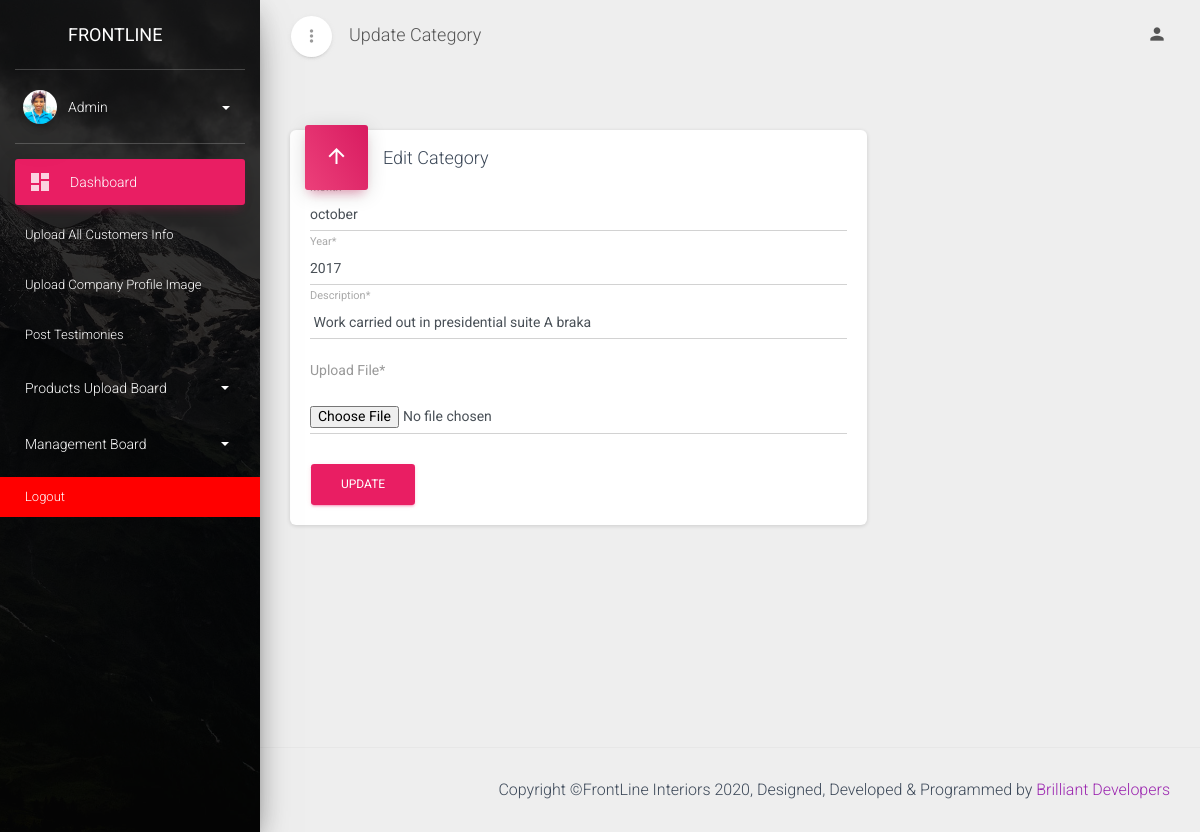
The app's page /admin/editArchive.php?id=6 (signed in) with its own data.
### tables this page shows
CREATE TABLE `productarchive` (
  `id` int(11) NOT NULL,
  `year` text NOT NULL,
  `description` text NOT NULL,
  `month` text NOT NULL,
  `day` text NOT NULL,
  `summary` text NOT NULL,
  `file` text NOT NULL,
  `time` datetime NOT NULL
);

### admin/editArchive.php (the view, shortened to what this page needs)
 <?php include("include/header.php");?>
<?php
     $id  = $_GET['id'];
         $query = "SELECT month, year, description, file FROM productarchive WHERE `id`='$id'";
          if ($query_run = mysqli_query($connection,$query)) {
          while($query_row = mysqli_fetch_assoc($query_run)){
              $month = $query_row['month'];
              $year = $query_row['year'];
              $desc = $query_row['description'];
      }
    }
  ?>
    <div class="main-panel">
      <nav class="navbar navbar-expand-lg navbar-transparent navbar-absolute fixed-top ">
        <div class="container-fluid">
          <div class="navbar-wrapper">
            <div class="navbar-minimize">
              <button id="minimizeSidebar" class="btn btn-just-icon btn-white btn-fab btn-round">
                <i class="material-icons text_align-center visible-on-sidebar-regular">more_vert</i>
              </button>
            </div>
            <a class="navbar-brand" href="#">Update Category</a>
          </div>
          <div class="collapse navbar-collapse justify-content-end">
            <ul class="navbar-nav">
              <li class="nav-item dropdown">
                <a class="nav-link" href="#pablo" id="navbarDropdownProfile" data-toggle="dropdown" aria-haspopup="true" aria-expanded="false">
                  <i class="material-icons">person</i>
                </a>
              </li>
            </ul>
          </div>
        </div>
      </nav>
      <div class="content">
        <div class="container-fluid">
          <div class="row">
            <div class="col-md-8">
              <div class="card">
                    <form id="" action="" method="POST" enctype="multipart/form-data">
                        <div class="card-header card-header-rose card-header-icon">
                          <div class="card-icon">
                            <i class="material-icons">arrow_upward</i>
                          </div>
                          <h4 class="card-title">Edit Category</h4>
                        </div>
                        <div class="card-body ">
                         <div class="form-group">
                            <label for="" class="bmd-label-floating">Month*</label>
                            <input type="text" name="month" class="form-control" id="" required="true"  value="<?php echo $month;?>">
                          </div>
                           <div class="form-group">
                            <label for="" class="bmd-label-floating">Year*</label>
                            <input type="text" name="year" class="form-control" id="" required="true"  value="<?php echo $year;?>">
                          </div>
                           <div class="form-group">
                            <label for="" class="bmd-label-floating">Description*</label>
                            <input type="text" name="description" class="form-control" id="" required="true" value="<?php echo $desc;?>">
                          </div>
                           <div class="form-group">
                            <label for="" class="bmd-label-floating">Upload File*</label>
                          </div>
                           <input type="file" name="file" class="form-control" id=""><br>
                          <button type="submit" name="submit" class="btn btn-rose">Update</button>
                        </div>
                    </form>
                  </div>
              </div>
          </div>
        </div>
      </div>
  <?php include("include/footer.php");?>

### records on screen
productarchive: month "october", year "2017", description "Work carried out in presidential suite A braka"
